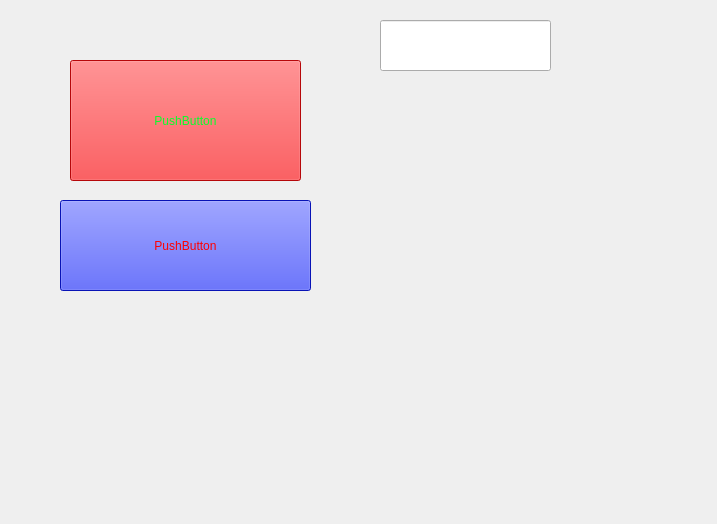
<?xml version="1.0" encoding="UTF-8"?>
<ui version="4.0">
 <class>TestClass</class>
 <widget class="QWidget" name="TestClass">
  <property name="geometry">
   <rect>
    <x>0</x>
    <y>0</y>
    <width>717</width>
    <height>524</height>
   </rect>
  </property>
  <property name="windowTitle">
   <string>TestClass</string>
  </property>
  <widget class="QPushButton" name="pushButton">
   <property name="geometry">
    <rect>
     <x>70</x>
     <y>60</y>
     <width>231</width>
     <height>121</height>
    </rect>
   </property>
   <property name="autoFillBackground">
    <bool>false</bool>
   </property>
   <property name="styleSheet">
    <string notr="true">background-color: rgb(255, 10, 14);
background-image: url(:/img/img.jpg);
color: rgb(7, 255, 44);</string>
   </property>
   <property name="locale">
    <locale language="Italian" country="Italy"/>
   </property>
   <property name="text">
    <string>PushButton</string>
   </property>
   <property name="autoDefault">
    <bool>false</bool>
   </property>
  </widget>
  <widget class="QLineEdit" name="lineEdit">
   <property name="geometry">
    <rect>
     <x>380</x>
     <y>20</y>
     <width>171</width>
     <height>51</height>
    </rect>
   </property>
  </widget>
  <widget class="QPushButton" name="pushButton_2">
   <property name="geometry">
    <rect>
     <x>60</x>
     <y>200</y>
     <width>251</width>
     <height>91</height>
    </rect>
   </property>
   <property name="styleSheet">
    <string notr="true">background-color: rgb(11, 27, 255);
color: rgb(255, 0, 0);</string>
   </property>
   <property name="text">
    <string>PushButton</string>
   </property>
  </widget>
 </widget>
 <resources/>
 <connections/>
</ui>
